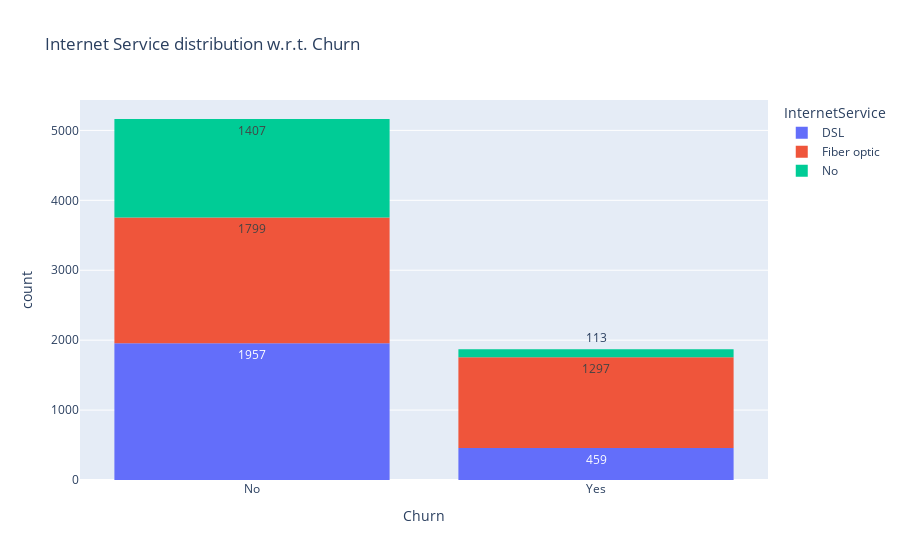

Source (notebook cell):
### Code cell
fig = px.histogram(
    data_frame = df,
    x = "Churn",
    color = "InternetService",
    title = "Internet Service distribution w.r.t. Churn",
    text_auto = True
)

fig.show()

### Figure 1 — Plotly figure (JSON) as saved in the notebook; plotly's stock layout.template omitted (floating-point values rounded to 4 significant figures; data arrays with more than 128 entries replaced by an {"elided": "..."} marker saying what was removed)
{"data": [{"alignmentgroup": "True", "bingroup": "x", "hovertemplate": "InternetService=DSL<br>Churn=%{x}<br>count=%{y}<extra></extra>", "legendgroup": "DSL", "marker": {"color": "#636efa", "pattern": {"shape": ""}}, "name": "DSL", "offsetgroup": "DSL", "orientation": "v", "showlegend": true, "texttemplate": "%{value}", "type": "histogram", "x": {"elided": "2416 str values"}, "xaxis": "x", "yaxis": "y"}, {"alignmentgroup": "True", "bingroup": "x", "hovertemplate": "InternetService=Fiber optic<br>Churn=%{x}<br>count=%{y}<extra></extra>", "legendgroup": "Fiber optic", "marker": {"color": "#EF553B", "pattern": {"shape": ""}}, "name": "Fiber optic", "offsetgroup": "Fiber optic", "orientation": "v", "showlegend": true, "texttemplate": "%{value}", "type": "histogram", "x": {"elided": "3096 str values"}, "xaxis": "x", "yaxis": "y"}, {"alignmentgroup": "True", "bingroup": "x", "hovertemplate": "InternetService=No<br>Churn=%{x}<br>count=%{y}<extra></extra>", "legendgroup": "No", "marker": {"color": "#00cc96", "pattern": {"shape": ""}}, "name": "No", "offsetgroup": "No", "orientation": "v", "showlegend": true, "texttemplate": "%{value}", "type": "histogram", "x": {"elided": "1520 str values"}, "xaxis": "x", "yaxis": "y"}], "layout": {"barmode": "relative", "legend": {"title": {"text": "InternetService"}, "tracegroupgap": 0}, "title": {"text": "Internet Service distribution w.r.t. Churn"}, "xaxis": {"anchor": "y", "domain": [0, 1], "title": {"text": "Churn"}}, "yaxis": {"anchor": "x", "domain": [0, 1], "title": {"text": "count"}}}}
